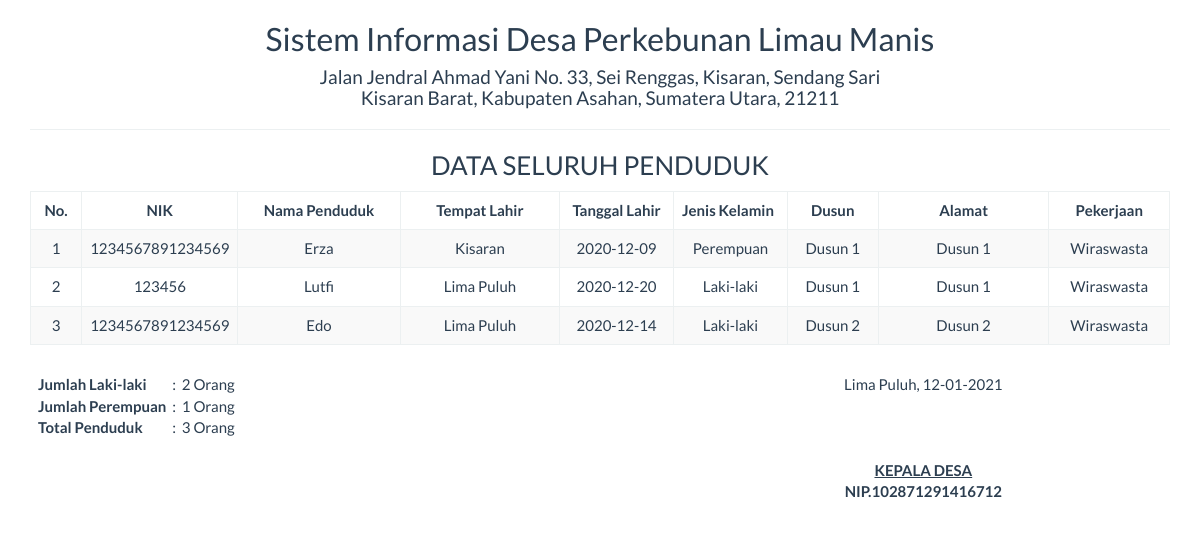
The page /report/penduduk_semua.php on the database its author committed.
### tables this page shows
CREATE TABLE `penduduk` (
  `id` int(20) NOT NULL,
  `nik` varchar(255) DEFAULT NULL,
  `nama` varchar(255) DEFAULT NULL,
  `tmp_lahir` varchar(255) DEFAULT NULL,
  `tgl_lahir` date DEFAULT NULL,
  `jenis_kelamin` varchar(20) DEFAULT NULL,
  `alamat` varchar(255) DEFAULT NULL,
  `pekerjaan` varchar(20) DEFAULT NULL,
  `dusun` int(11) DEFAULT NULL
);

CREATE TABLE `dusun` (
  `id_dusun` int(11) NOT NULL,
  `dusun` varchar(2255) DEFAULT NULL,
  `kepala_dusun` varchar(255) DEFAULT NULL,
  `jumlah_laki` int(11) DEFAULT 0,
  `jumlah_perempuan` int(11) DEFAULT 0,
  `total` int(11) DEFAULT 0
);

### report/penduduk_semua.php (the view, shortened to what this page needs)
<!DOCTYPE html>
<html>
    <head>
        <link href="../Assets/css/bootstrap.min.css" rel="stylesheet" type="text/css"/>
    </head>
    <body onload="print()">
        <?php
        include '../config/koneksi.php';
        ?>
        <div class="container">
            <div class='row'>
                <div class="col-sm-12">
                    <div class="text-center">
                        <h2>Sistem Informasi Desa Perkebunan Limau Manis</h2>
                        <h4>Jalan Jendral Ahmad Yani No. 33, Sei Renggas, Kisaran, Sendang Sari <br> Kisaran Barat, Kabupaten Asahan, Sumatera Utara, 21211</h4>
                        <hr>
                        <h3>DATA SELURUH PENDUDUK</h3>
                        <table class="table table-bordered table-striped table-hover">
                        <tbody>
                                <thead>
								<tr>
									<th><center>No.</center></th>
                                    <th width="10%"><center>NIK</center></th>
                                    <th><center>Nama Penduduk</center></th>
                                    <th width="14%"><center>Tempat Lahir</center></th>
                                    <th width="10%"><center>Tanggal Lahir</center></th>
                                    <th width="10%">Jenis Kelamin</th>
                                    <th><center>Dusun</center></th>
                                    <th width="15%"><center>Alamat</center></th>
                                    <th><center>Pekerjaan</center></th>
								</tr>
								</thead>
							<tbody>
                            <?php
                            $sql = "SELECT * FROM penduduk JOIN dusun WHERE penduduk.dusun=dusun.id_dusun";
                            $query = mysqli_query($koneksi, $sql) or die("SQL Anda Salah");
                            $nomor = 0;
                            while ($data = mysqli_fetch_array($query)) {
                                $nomor++;
                                ?>
                                <tr>
                                    <td><?= $nomor ?></td>
									<td><?= $data['nik'] ?></td>
                                    <td><?= $data['nama'] ?></td>
                                    <td><?= $data['tmp_lahir'] ?></td>
                                    <td><?= $data['tgl_lahir'] ?></td>
									<td><?= $data['jenis_kelamin'] ?></td>
									<td><?= $data['dusun'] ?></td>
									<td><?= $data['alamat'] ?></td>
                                    <td><?= $data['pekerjaan'] ?></td>
                                </tr>
                            <?php } ?>
							</tbody>
                        </tbody>
                        </table>
                        <table class="table">
                                <tbody>
                                    <tr>
                                        <td>
                                            <table>
                                                <?php
                                                    $sql1 = "SELECT id FROM penduduk WHERE jenis_kelamin='Laki-laki'";
                                                    $query1 = mysqli_query($koneksi, $sql1) or die("SQL Anda Salah");
                                                    $laki = mysqli_num_rows($query1);
                                                    $sql2 = "SELECT id FROM penduduk WHERE jenis_kelamin='Perempuan'";
                                                    $query2 = mysqli_query($koneksi, $sql2) or die("SQL Anda Salah");
                                                    $perempuan = mysqli_num_rows($query2);
                                                    $sql3 = "SELECT id FROM penduduk";
                                                    $query3 = mysqli_query($koneksi, $sql3) or die("SQL Anda Salah");
                                                    $total = mysqli_num_rows($query3);
                                                ?>
                                                <tr>
                                                    <th >Jumlah Laki-laki</th><td>&nbsp;  : &nbsp;</td><td> <?= $laki ?> Orang</td>
                                                </tr>
                                                <tr>
                                                    <th>Jumlah Perempuan</th><td>&nbsp;  : &nbsp;</td><td> <?= $perempuan ?> Orang</td>
                                                </tr>
                                                <tr>
                                                    <th>Total Penduduk</th><td>&nbsp;  : &nbsp;</td><td> <?= $total ?> Orang</td>
                                                </tr>
                                            </table>
                                        </td>
                                        <td></td>
                                        <td>
                                            <div class="text-center">
                                                Lima Puluh,  <?= date("d-m-Y") ?>
                                                <br><br><br><br>
                                                <u><strong>KEPALA DESA<strong></u><br>
                                                NIP.102871291416712
                                            </div>
                                        </td>
                                    </tr>
                                </tbody>
                        </table>
                    </div>
                </div>
            </div>
    </body>
</html>

### rows shown on the page
penduduk: nik "1234567891234569", nama "Erza", tmp_lahir "Kisaran", tgl_lahir "2020-12-09", jenis_kelamin "Perempuan", dusun.dusun "Dusun 1", alamat "Dusun 1", pekerjaan "Wiraswasta"
penduduk: nik "123456", nama "Lutfi", tmp_lahir "Lima Puluh", tgl_lahir "2020-12-20", jenis_kelamin "Laki-laki", dusun.dusun "Dusun 1", alamat "Dusun 1", pekerjaan "Wiraswasta"
penduduk: nik "1234567891234569", nama "Edo", tmp_lahir "Lima Puluh", tgl_lahir "2020-12-14", jenis_kelamin "Laki-laki", dusun.dusun "Dusun 2", alamat "Dusun 2", pekerjaan "Wiraswasta"

### other values the page prints
$laki "2"
$perempuan "1"
$total "3"
